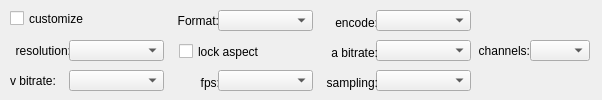
<ui version="4.0" >
 <class>xParameterExClass</class>
 <widget class="QWidget" name="xParameterExClass" >
  <property name="geometry" >
   <rect>
    <x>0</x>
    <y>0</y>
    <width>602</width>
    <height>100</height>
   </rect>
  </property>
  <property name="minimumSize" >
   <size>
    <width>0</width>
    <height>100</height>
   </size>
  </property>
  <property name="mouseTracking" >
   <bool>true</bool>
  </property>
  <widget class="QComboBox" name="cbx_format" >
   <property name="geometry" >
    <rect>
     <x>218</x>
     <y>10</y>
     <width>95</width>
     <height>21</height>
    </rect>
   </property>
   <property name="minimumSize" >
    <size>
     <width>95</width>
     <height>21</height>
    </size>
   </property>
   <property name="maximumSize" >
    <size>
     <width>95</width>
     <height>21</height>
    </size>
   </property>
  </widget>
  <widget class="QLabel" name="label_11" >
   <property name="geometry" >
    <rect>
     <x>158</x>
     <y>10</y>
     <width>61</width>
     <height>21</height>
    </rect>
   </property>
   <property name="text" >
    <string>Format:</string>
   </property>
   <property name="alignment" >
    <set>Qt::AlignRight|Qt::AlignTrailing|Qt::AlignVCenter</set>
   </property>
  </widget>
  <widget class="QCheckBox" name="btnCustum" >
   <property name="geometry" >
    <rect>
     <x>10</x>
     <y>10</y>
     <width>81</width>
     <height>17</height>
    </rect>
   </property>
   <property name="text" >
    <string>customize</string>
   </property>
  </widget>
  <widget class="QLabel" name="label_3" >
   <property name="geometry" >
    <rect>
     <x>318</x>
     <y>12</y>
     <width>60</width>
     <height>21</height>
    </rect>
   </property>
   <property name="minimumSize" >
    <size>
     <width>60</width>
     <height>0</height>
    </size>
   </property>
   <property name="maximumSize" >
    <size>
     <width>60</width>
     <height>16777215</height>
    </size>
   </property>
   <property name="text" >
    <string>encode:</string>
   </property>
   <property name="alignment" >
    <set>Qt::AlignRight|Qt::AlignTrailing|Qt::AlignVCenter</set>
   </property>
  </widget>
  <widget class="QComboBox" name="cbx_encode" >
   <property name="geometry" >
    <rect>
     <x>376</x>
     <y>10</y>
     <width>95</width>
     <height>21</height>
    </rect>
   </property>
   <property name="sizePolicy" >
    <sizepolicy vsizetype="Fixed" hsizetype="Fixed" >
     <horstretch>0</horstretch>
     <verstretch>0</verstretch>
    </sizepolicy>
   </property>
   <property name="minimumSize" >
    <size>
     <width>95</width>
     <height>21</height>
    </size>
   </property>
   <property name="maximumSize" >
    <size>
     <width>95</width>
     <height>21</height>
    </size>
   </property>
  </widget>
  <widget class="QCheckBox" name="cbx_KeepAspect" >
   <property name="geometry" >
    <rect>
     <x>179</x>
     <y>43</y>
     <width>101</width>
     <height>17</height>
    </rect>
   </property>
   <property name="text" >
    <string>lock aspect</string>
   </property>
  </widget>
  <widget class="QLabel" name="label_4" >
   <property name="geometry" >
    <rect>
     <x>6</x>
     <y>40</y>
     <width>65</width>
     <height>21</height>
    </rect>
   </property>
   <property name="sizePolicy" >
    <sizepolicy vsizetype="Preferred" hsizetype="Fixed" >
     <horstretch>0</horstretch>
     <verstretch>0</verstretch>
    </sizepolicy>
   </property>
   <property name="minimumSize" >
    <size>
     <width>65</width>
     <height>0</height>
    </size>
   </property>
   <property name="maximumSize" >
    <size>
     <width>65</width>
     <height>16777215</height>
    </size>
   </property>
   <property name="text" >
    <string>resolution:</string>
   </property>
   <property name="alignment" >
    <set>Qt::AlignLeading|Qt::AlignLeft|Qt::AlignRight|Qt::AlignTrailing|Qt::AlignVCenter</set>
   </property>
  </widget>
  <widget class="QComboBox" name="cbx_resolution" >
   <property name="geometry" >
    <rect>
     <x>69</x>
     <y>40</y>
     <width>100</width>
     <height>21</height>
    </rect>
   </property>
   <property name="sizePolicy" >
    <sizepolicy vsizetype="Fixed" hsizetype="Fixed" >
     <horstretch>0</horstretch>
     <verstretch>0</verstretch>
    </sizepolicy>
   </property>
   <property name="minimumSize" >
    <size>
     <width>95</width>
     <height>21</height>
    </size>
   </property>
   <property name="maximumSize" >
    <size>
     <width>95</width>
     <height>21</height>
    </size>
   </property>
  </widget>
  <widget class="QLabel" name="label_6" >
   <property name="geometry" >
    <rect>
     <x>170</x>
     <y>72</y>
     <width>50</width>
     <height>21</height>
    </rect>
   </property>
   <property name="sizePolicy" >
    <sizepolicy vsizetype="Preferred" hsizetype="Fixed" >
     <horstretch>0</horstretch>
     <verstretch>0</verstretch>
    </sizepolicy>
   </property>
   <property name="minimumSize" >
    <size>
     <width>50</width>
     <height>0</height>
    </size>
   </property>
   <property name="maximumSize" >
    <size>
     <width>50</width>
     <height>16777215</height>
    </size>
   </property>
   <property name="text" >
    <string>fps:</string>
   </property>
   <property name="alignment" >
    <set>Qt::AlignRight|Qt::AlignTrailing|Qt::AlignVCenter</set>
   </property>
  </widget>
  <widget class="QComboBox" name="cbx_video_bitrate" >
   <property name="geometry" >
    <rect>
     <x>69</x>
     <y>70</y>
     <width>100</width>
     <height>21</height>
    </rect>
   </property>
   <property name="sizePolicy" >
    <sizepolicy vsizetype="Fixed" hsizetype="Fixed" >
     <horstretch>0</horstretch>
     <verstretch>0</verstretch>
    </sizepolicy>
   </property>
   <property name="minimumSize" >
    <size>
     <width>95</width>
     <height>21</height>
    </size>
   </property>
   <property name="maximumSize" >
    <size>
     <width>95</width>
     <height>21</height>
    </size>
   </property>
  </widget>
  <widget class="QComboBox" name="cbx_fps" >
   <property name="geometry" >
    <rect>
     <x>218</x>
     <y>70</y>
     <width>95</width>
     <height>21</height>
    </rect>
   </property>
   <property name="sizePolicy" >
    <sizepolicy vsizetype="Fixed" hsizetype="Fixed" >
     <horstretch>0</horstretch>
     <verstretch>0</verstretch>
    </sizepolicy>
   </property>
   <property name="minimumSize" >
    <size>
     <width>95</width>
     <height>21</height>
    </size>
   </property>
   <property name="maximumSize" >
    <size>
     <width>95</width>
     <height>21</height>
    </size>
   </property>
  </widget>
  <widget class="QLabel" name="label_5" >
   <property name="geometry" >
    <rect>
     <x>10</x>
     <y>70</y>
     <width>60</width>
     <height>21</height>
    </rect>
   </property>
   <property name="minimumSize" >
    <size>
     <width>60</width>
     <height>0</height>
    </size>
   </property>
   <property name="maximumSize" >
    <size>
     <width>60</width>
     <height>16777215</height>
    </size>
   </property>
   <property name="text" >
    <string>v bitrate:</string>
   </property>
  </widget>
  <widget class="QComboBox" name="cbx_sample" >
   <property name="geometry" >
    <rect>
     <x>376</x>
     <y>70</y>
     <width>95</width>
     <height>21</height>
    </rect>
   </property>
   <property name="sizePolicy" >
    <sizepolicy vsizetype="Fixed" hsizetype="Fixed" >
     <horstretch>0</horstretch>
     <verstretch>0</verstretch>
    </sizepolicy>
   </property>
   <property name="minimumSize" >
    <size>
     <width>95</width>
     <height>21</height>
    </size>
   </property>
   <property name="maximumSize" >
    <size>
     <width>95</width>
     <height>21</height>
    </size>
   </property>
  </widget>
  <widget class="QComboBox" name="cbx_audio_bitrate" >
   <property name="geometry" >
    <rect>
     <x>376</x>
     <y>40</y>
     <width>95</width>
     <height>21</height>
    </rect>
   </property>
   <property name="sizePolicy" >
    <sizepolicy vsizetype="Fixed" hsizetype="Fixed" >
     <horstretch>0</horstretch>
     <verstretch>0</verstretch>
    </sizepolicy>
   </property>
   <property name="minimumSize" >
    <size>
     <width>95</width>
     <height>21</height>
    </size>
   </property>
   <property name="maximumSize" >
    <size>
     <width>95</width>
     <height>21</height>
    </size>
   </property>
  </widget>
  <widget class="QLabel" name="label" >
   <property name="geometry" >
    <rect>
     <x>470</x>
     <y>40</y>
     <width>60</width>
     <height>21</height>
    </rect>
   </property>
   <property name="text" >
    <string>channels:</string>
   </property>
   <property name="alignment" >
    <set>Qt::AlignRight|Qt::AlignTrailing|Qt::AlignVCenter</set>
   </property>
  </widget>
  <widget class="QLabel" name="label_8" >
   <property name="geometry" >
    <rect>
     <x>318</x>
     <y>42</y>
     <width>60</width>
     <height>21</height>
    </rect>
   </property>
   <property name="sizePolicy" >
    <sizepolicy vsizetype="Preferred" hsizetype="Fixed" >
     <horstretch>0</horstretch>
     <verstretch>0</verstretch>
    </sizepolicy>
   </property>
   <property name="minimumSize" >
    <size>
     <width>60</width>
     <height>0</height>
    </size>
   </property>
   <property name="text" >
    <string>a bitrate:</string>
   </property>
   <property name="alignment" >
    <set>Qt::AlignRight|Qt::AlignTrailing|Qt::AlignVCenter</set>
   </property>
  </widget>
  <widget class="QComboBox" name="cbx_channels" >
   <property name="geometry" >
    <rect>
     <x>530</x>
     <y>40</y>
     <width>60</width>
     <height>21</height>
    </rect>
   </property>
   <property name="sizePolicy" >
    <sizepolicy vsizetype="Fixed" hsizetype="Fixed" >
     <horstretch>0</horstretch>
     <verstretch>0</verstretch>
    </sizepolicy>
   </property>
   <property name="minimumSize" >
    <size>
     <width>60</width>
     <height>0</height>
    </size>
   </property>
   <property name="maximumSize" >
    <size>
     <width>60</width>
     <height>16777215</height>
    </size>
   </property>
  </widget>
  <widget class="QLabel" name="label_10" >
   <property name="geometry" >
    <rect>
     <x>317</x>
     <y>72</y>
     <width>61</width>
     <height>21</height>
    </rect>
   </property>
   <property name="minimumSize" >
    <size>
     <width>60</width>
     <height>0</height>
    </size>
   </property>
   <property name="text" >
    <string>sampling:</string>
   </property>
   <property name="alignment" >
    <set>Qt::AlignRight|Qt::AlignTrailing|Qt::AlignVCenter</set>
   </property>
  </widget>
 </widget>
 <layoutdefault spacing="6" margin="11" />
 <resources/>
 <connections/>
</ui>
